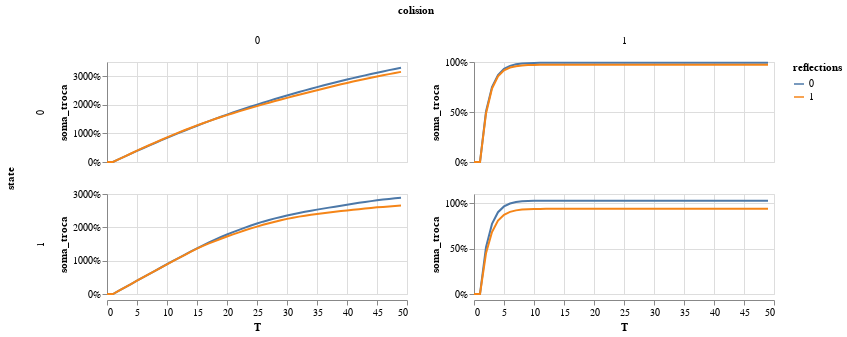

The cell this chart's notebook holds for it:
### Code cell
alt.Chart(db_mean).mark_line().encode(
    x = 'T',
    y = alt.Y('soma_troca').axis(format = '%'),
    row = 'state:N',
    column = 'colision',
    color = 'reflections:N'
).properties(height = 100).resolve_scale(y = 'independent')

### Figure 1 — Vega-Lite specification as saved in the notebook (floating-point values rounded to 4 significant figures; data arrays with more than 128 entries replaced by an {"elided": "..."} marker saying what was removed)
{"config": {"view": {"continuousWidth": 300, "continuousHeight": 300}}, "data": {"name": "data-3912394c27ec59a2b32ffbc0e8513c84"}, "mark": {"type": "line"}, "encoding": {"color": {"field": "reflections", "type": "nominal"}, "column": {"field": "colision", "type": "quantitative"}, "row": {"field": "state", "type": "nominal"}, "x": {"field": "T", "type": "quantitative"}, "y": {"axis": {"format": "%"}, "field": "soma_troca", "type": "quantitative"}}, "height": 100, "resolve": {"scale": {"y": "independent"}}, "$schema": "https://vega.github.io/schema/vega-lite/v5.17.0.json", "datasets": {"data-3912394c27ec59a2b32ffbc0e8513c84": {"elided": "400 records"}}}
